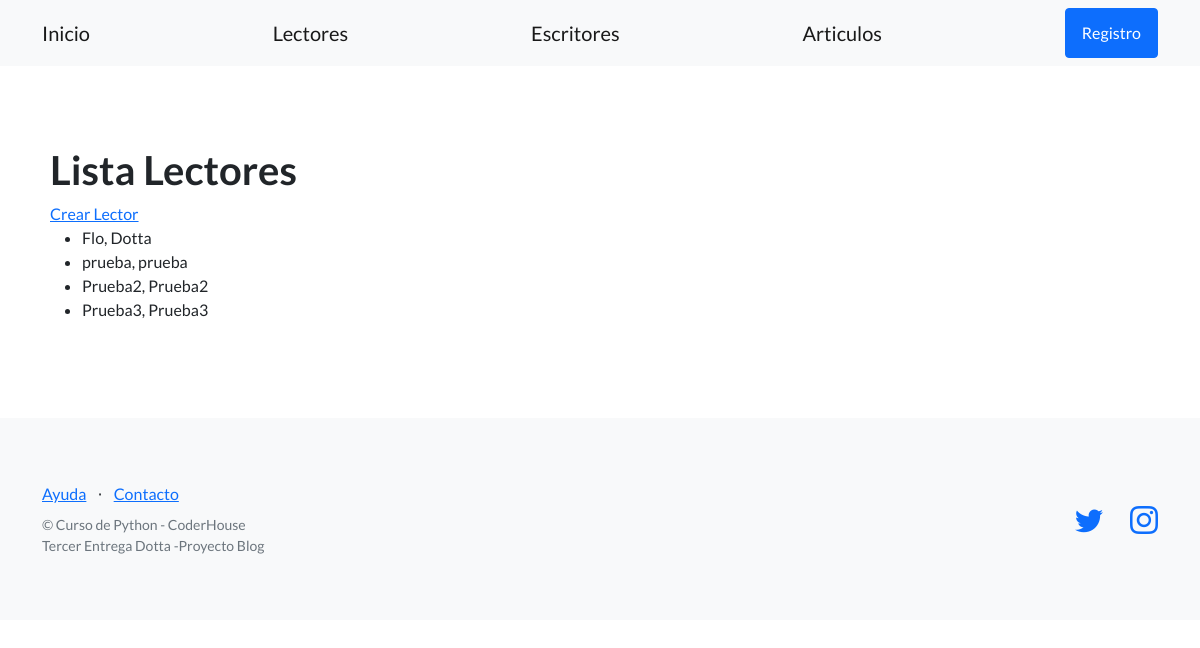
Before: /usuarios/lectores/ with the older database file.
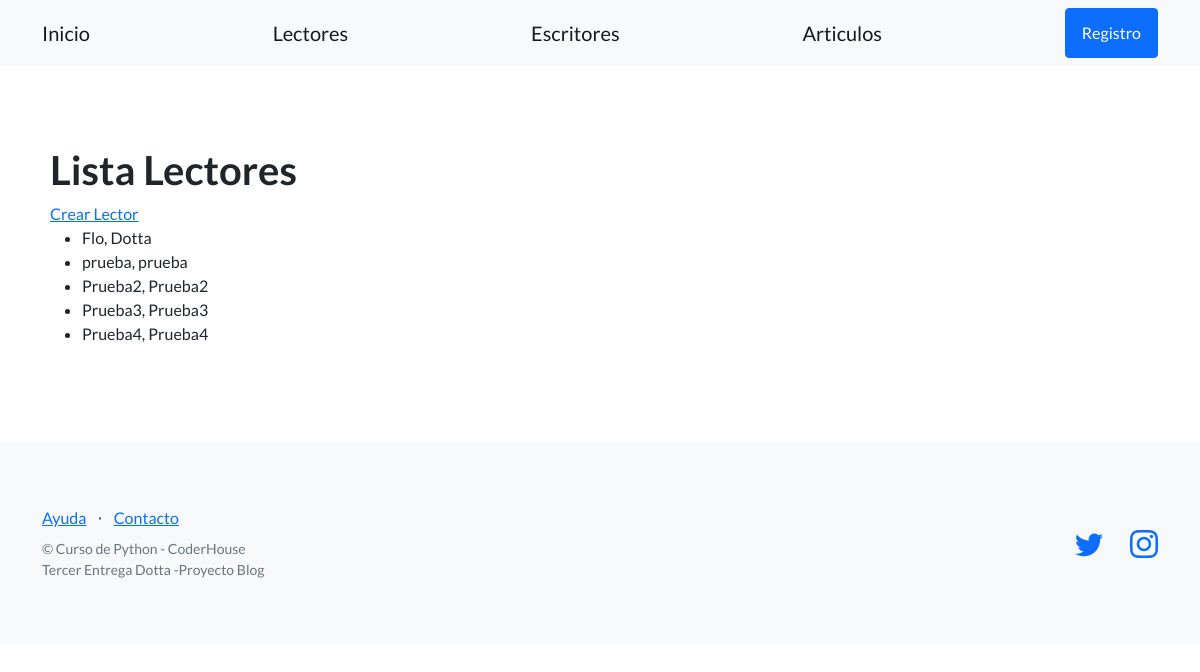
After: the same page with the newer database file.
### control_usuarios/models.py (models this page shows, shortened)
class Lector(models.Model):
    apellido = models.CharField(max_length=256)
    nombre = models.CharField(max_length=256)
    email = models.EmailField(blank=True)
    fecha_nacimiento = models.DateField(null=True)

### control_usuarios/views.py (the view)
# urls.py: path('lectores/', listar_lectores, name= "listar_lectores"),
def listar_lectores(request):
    contexto = {
        "lectores": Lector.objects.all()
    }
    http_response = render(
        request=request,
        template_name='control_usuarios/lista_lectores.html',
        context=contexto,
    )
    return http_response

### control_usuarios/templates/control_usuarios/lista_lectores.html
{% extends "control_usuarios/base.html" %}
{% block contenido %}
<section>
  <div>
    <h1>Lista Lectores</h1>
    <a href="{% url 'crear_lector' %}">Crear Lector</a>
    <ul>
    {% for lector in lectores %}
      <li>{{ lector.nombre}}, {{ lector.apellido}}</li>
    {% endfor %}
    </ul>
  </div>
</section>
{% endblock contenido %}

Changed rows visible on the page:
added Lector: nombre "Prueba4", apellido "Prueba4"
